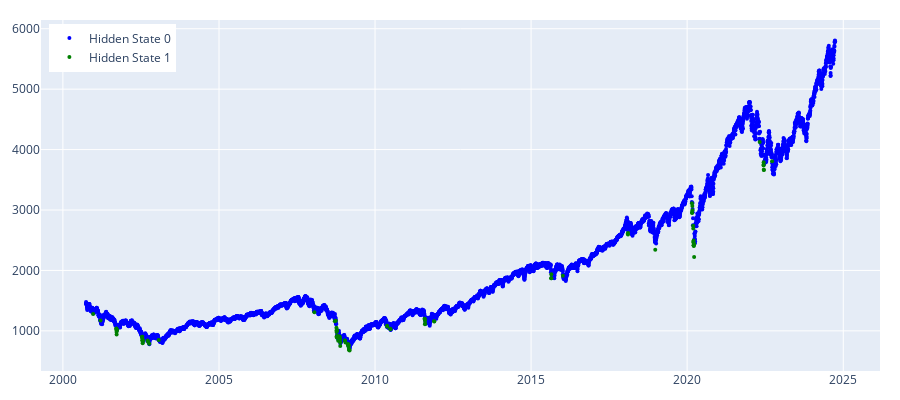

This figure's notebook cell:
### Markdown cell above
After initialising the object, we will first use Agglomerative clustering to identify ESc1 market regimes. We provide the list of parameters we would like our model to be initialised with. Particularly, cluster the data points in 2 clusters using the manhattan distance with complete linkage. Afterwards, we initialize the model and plot the predicted hidden states in a graph. The parameters are selected based on the best outcome from several experiments.

### Code cell
params = {'n_clusters': 2, 'linkage': 'complete',  'affinity': 'manhattan', 'metric': 'manhattan', 'random_state':100}
clustering = regime_detection.get_regimes_clustering(params)
clustering_states = clustering.fit_predict(prices_array)

plot_hidden_states(np.array(clustering_states), prices[[f"Min.Dollar"]])
